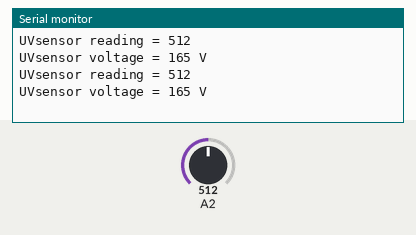
This sketch was run on a simulated Arduino Uno, built with avr-gcc and run on an emulated ATmega328P. Shown: the last lines printed to the serial monitor. The test bench sets the inputs (shaded band); at power-on: A2 = 512.

Above: at 1.8 s.
1.9 s: A2 set to 716
At 2.8 s:
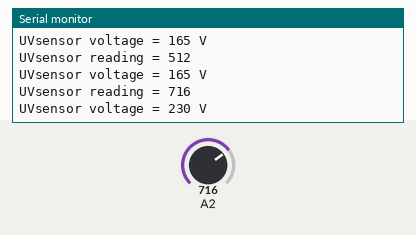
3.4 s: A2 set to 900
At 4.8 s:
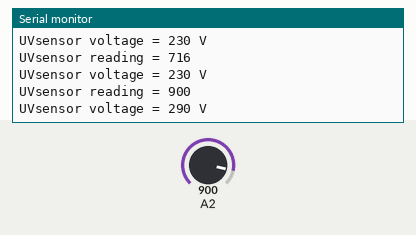
Timing chart, 0 to 6.4 s (numbered marks = the images above; inputs shaded):
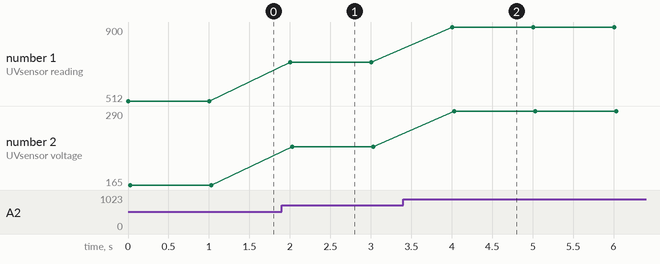

Measured:
- after the input at 1.9 s, the serial monitor: prints a new line after 0.10 s (image 1)
- after the input at 3.4 s, the serial monitor: prints a new line after 0.60 s (image 2)
- plotted number 1: 512 → 716 after the input at 1.9 s, 716 → 900 after the input at 3.4 s
- plotted number 2: 165 → 230 after the input at 1.9 s, 230 → 290 after the input at 3.4 s

The sketch:

UV.ino
```cpp
void setup() {
  // put your setup code here, to run once:
  Serial.begin(9600);
}

void loop() {
  // put your main code here, to run repeatedly:
  float UVsensorVoltage;
  float UVsensorValue;
  UVsensorValue = analogRead(A2);
  UVsensorVoltage = UVsensorValue/1024*3.3;
  Serial.print("UVsensor reading = ");
  Serial.print(int(UVsensorValue));
  Serial.println("");
  Serial.print("UVsensor voltage = ");
  Serial.print(int(UVsensorVoltage*100));
  Serial.println(" V");
  delay(1000);
}
```
